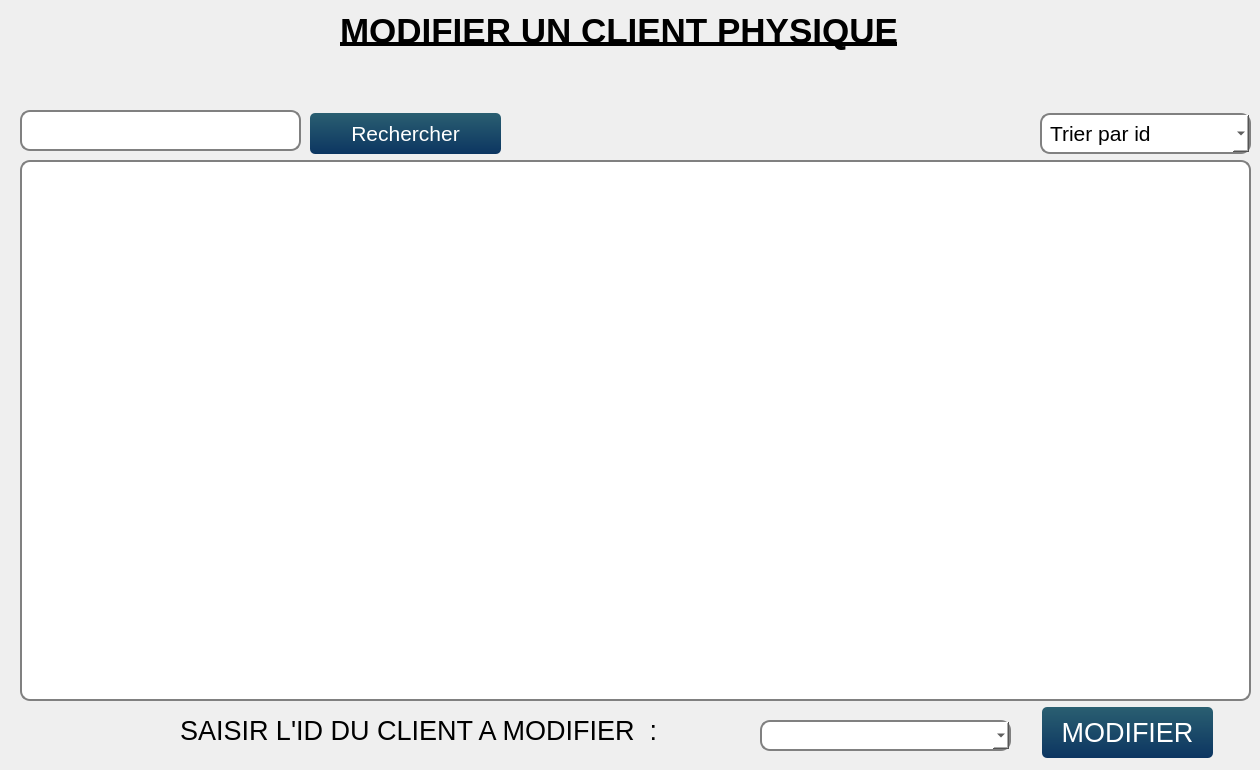
       <widget class="QWidget" name="mod_2">
        <widget class="QLabel" name="label_20">
         <property name="geometry">
          <rect>
           <x>340</x>
           <y>-10</y>
           <width>731</width>
           <height>81</height>
          </rect>
         </property>
         <property name="font">
          <font>
           <family>Helvetica</family>
           <pointsize>26</pointsize>
           <weight>75</weight>
           <bold>true</bold>
           <underline>true</underline>
          </font>
         </property>
         <property name="text">
          <string>MODIFIER UN CLIENT PHYSIQUE</string>
         </property>
        </widget>
        <widget class="QLabel" name="cin_23">
         <property name="geometry">
          <rect>
           <x>180</x>
           <y>700</y>
           <width>551</width>
           <height>61</height>
          </rect>
         </property>
         <property name="font">
          <font>
           <family>Yu Gothic UI</family>
           <pointsize>20</pointsize>
           <weight>50</weight>
           <bold>false</bold>
          </font>
         </property>
         <property name="text">
          <string>SAISIR L'ID DU CLIENT A MODIFIER  :</string>
         </property>
        </widget>
        <widget class="QPushButton" name="pushButton_17">
         <property name="geometry">
          <rect>
           <x>1042</x>
           <y>707</y>
           <width>171</width>
           <height>51</height>
          </rect>
         </property>
         <property name="font">
          <font>
           <pointsize>20</pointsize>
          </font>
         </property>
         <property name="styleSheet">
          <string notr="true">QPushButton{
	background-color: qlineargradient(spread:pad, x1:1, y1:0, x2:1, y2:1, stop:0 rgba(42, 95, 113, 255),stop:1 rgba(12, 53, 97, 255));
	color: #fff;
	border: 0px;
	border-radius: 5px;
	padding: 5px;
}

QPushButton::hover
{
	background-color: qlineargradient(spread:pad, x1:1, y1:0, x2:1, y2:1, stop:0 rgba(167, 214, 50, 255),stop:1 rgba(98, 169, 67, 255));
	color: #fff;

}
QPushButton::pressed
{
	background-color: qlineargradient(spread:pad, x1:1, y1:0, x2:1, y2:1, stop:0 rgba(147, 194, 30, 255),stop:1 rgba(78, 149, 47, 255));
	color: #fff;
	border: 0px;
	border-radius: 5px;
	padding: 5px;

}</string>
         </property>
         <property name="text">
          <string>MODIFIER</string>
         </property>
        </widget>
        <widget class="QTableView" name="tableView_9">
         <property name="geometry">
          <rect>
           <x>20</x>
           <y>160</y>
           <width>1231</width>
           <height>541</height>
          </rect>
         </property>
         <property name="font">
          <font>
           <pointsize>20</pointsize>
          </font>
         </property>
         <property name="styleSheet">
          <string notr="true">background-color: rgb(255, 255, 255);

    border: 2px solid gray;
    border-radius: 10px;
    padding: 0 8px;
    selection-background-color: darkgray;</string>
         </property>
        </widget>
        <widget class="QComboBox" name="comboBox_3">
         <property name="geometry">
          <rect>
           <x>760</x>
           <y>720</y>
           <width>251</width>
           <height>31</height>
          </rect>
         </property>
         <property name="font">
          <font>
           <pointsize>20</pointsize>
          </font>
         </property>
         <property name="styleSheet">
          <string notr="true">background-color: rgb(255, 255, 255);

    border: 2px solid gray;
    border-radius: 10px;
    padding: 0 8px;
    selection-background-color: darkgray;</string>
         </property>
        </widget>
        <widget class="QPushButton" name="pushButton_36">
         <property name="geometry">
          <rect>
           <x>310</x>
           <y>113</y>
           <width>191</width>
           <height>41</height>
          </rect>
         </property>
         <property name="font">
          <font>
           <family>Helvetica</family>
           <pointsize>16</pointsize>
          </font>
         </property>
         <property name="styleSheet">
          <string notr="true">QPushButton{
	background-color: qlineargradient(spread:pad, x1:1, y1:0, x2:1, y2:1, stop:0 rgba(42, 95, 113, 255),stop:1 rgba(12, 53, 97, 255));
	color: #fff;
	border: 0px;
	border-radius: 5px;
	padding: 5px;
}

QPushButton::hover
{
	background-color: qlineargradient(spread:pad, x1:1, y1:0, x2:1, y2:1, stop:0 rgba(167, 214, 50, 255),stop:1 rgba(98, 169, 67, 255));
	color: #fff;

}
QPushButton::pressed
{
	background-color: qlineargradient(spread:pad, x1:1, y1:0, x2:1, y2:1, stop:0 rgba(147, 194, 30, 255),stop:1 rgba(78, 149, 47, 255));
	color: #fff;
	border: 0px;
	border-radius: 5px;
	padding: 5px;

}</string>
         </property>
         <property name="text">
          <string>Rechercher</string>
         </property>
        </widget>
        <widget class="QComboBox" name="comboBox_27">
         <property name="geometry">
          <rect>
           <x>1040</x>
           <y>113</y>
           <width>211</width>
           <height>41</height>
          </rect>
         </property>
         <property name="font">
          <font>
           <family>Helvetica</family>
           <pointsize>16</pointsize>
          </font>
         </property>
         <property name="layoutDirection">
          <enum>Qt::LeftToRight</enum>
         </property>
         <property name="styleSheet">
          <string notr="true">background-color: rgb(255, 255, 255);

    border: 2px solid gray;
    border-radius: 10px;
    padding: 0 8px;
    selection-background-color: darkgray;</string>
         </property>
         <property name="maxVisibleItems">
          <number>3</number>
         </property>
         <property name="insertPolicy">
          <enum>QComboBox::InsertAtTop</enum>
         </property>
         <item>
          <property name="text">
           <string>Trier par id</string>
          </property>
         </item>
         <item>
          <property name="text">
           <string>Trier par date</string>
          </property>
         </item>
         <item>
          <property name="text">
           <string>Trier par nom</string>
          </property>
         </item>
        </widget>
        <widget class="QLineEdit" name="lineEdit_67">
         <property name="geometry">
          <rect>
           <x>20</x>
           <y>110</y>
           <width>281</width>
           <height>41</height>
          </rect>
         </property>
         <property name="styleSheet">
          <string notr="true">background-color: rgb(255, 255, 255);

    border: 2px solid gray;
    border-radius: 10px;
    padding: 0 8px;
    selection-background-color: darkgray;</string>
         </property>
        </widget>
       </widget>
